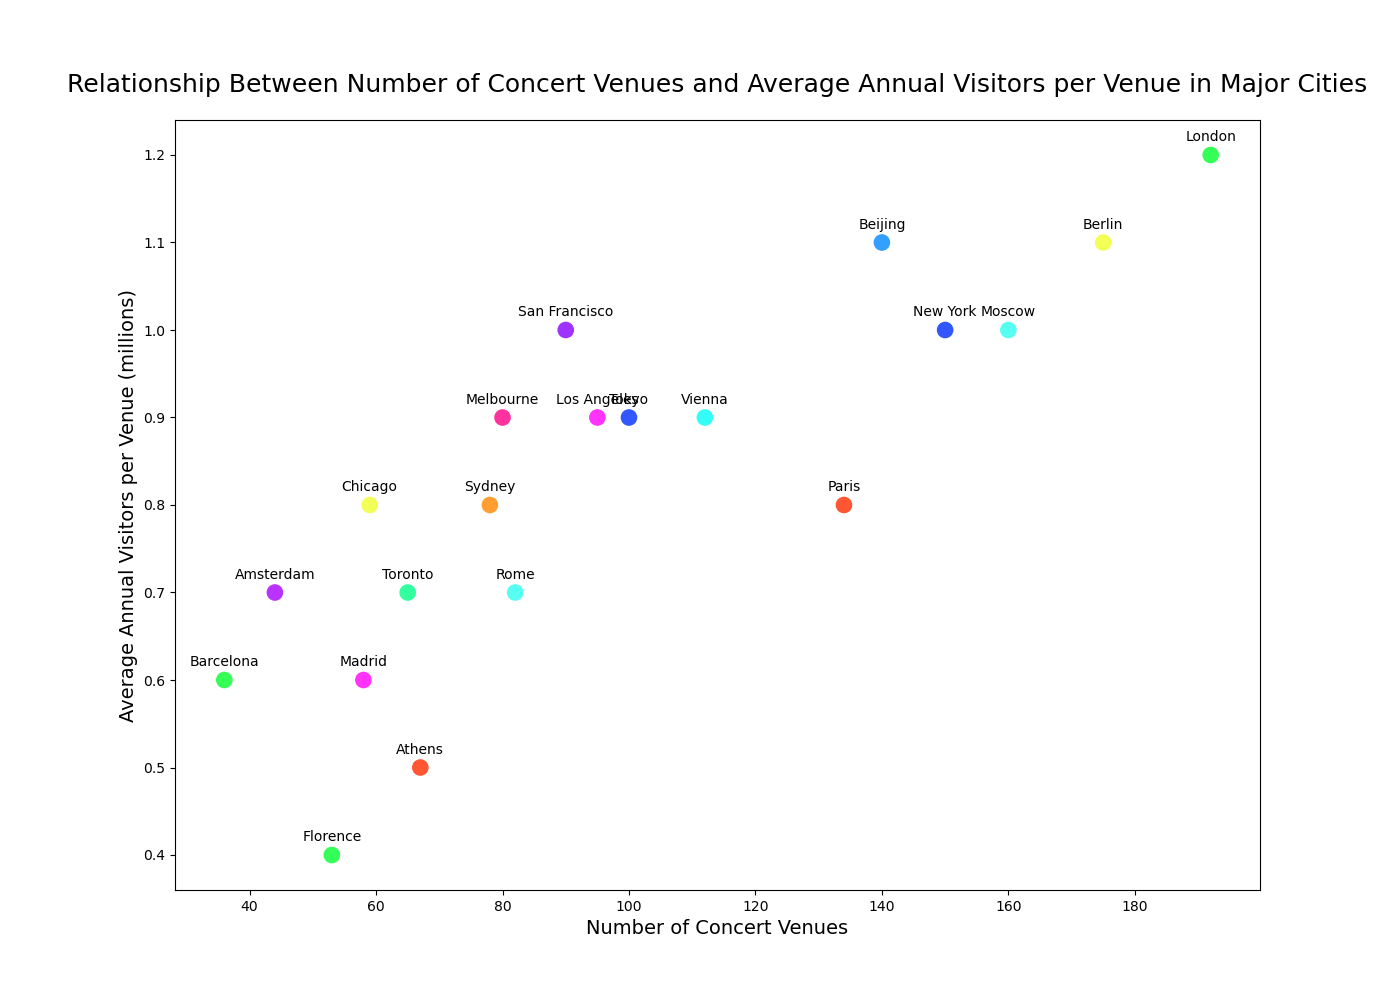

Write Python code to recreate this figure.

import matplotlib.pyplot as plt

# Data for scatterplot
cities = ["Paris", "London", "New York", "Rome", "Berlin", "Madrid", 
          "Vienna", "Amsterdam", "Athens", "Florence", "Tokyo", 
          "Moscow", "Chicago", "Los Angeles", "Barcelona", 
          "Sydney", "Toronto", "San Francisco", "Melbourne", "Beijing"]
number_of_concert_venues = [134, 192, 150, 82, 175, 58, 112, 44, 67, 53, 100, 
                            160, 59, 95, 36, 78, 65, 90, 80, 140]
average_visitors_per_venue = [0.8, 1.2, 1.0, 0.7, 1.1, 0.6, 0.9, 0.7, 0.5, 0.4, 
                              0.9, 1.0, 0.8, 0.9, 0.6, 0.8, 0.7, 1.0, 0.9, 1.1]

# Create scatterplot
plt.figure(figsize=(14, 10))
plt.scatter(number_of_concert_venues, average_visitors_per_venue, c=[
    '#FF5733', '#33FF57', '#3357FF', '#57FFF3', '#F3FF57',
    '#FF33FB', '#33FFF8', '#B833FF', '#FF5733', '#33FF57',
    '#3357FF', '#57FFF3', '#F3FF57', '#FF33FB', '#33FF57',
    '#FF9F33', '#33FF9F', '#9F33FF', '#FF339F', '#339FFF'], s=120)

# Customize plot
plt.title('Relationship Between Number of Concert Venues and Average Annual Visitors per Venue in Major Cities', fontsize=18, pad=20)
plt.xlabel('Number of Concert Venues', fontsize=14)
plt.ylabel('Average Annual Visitors per Venue (millions)', fontsize=14)

# Annotate data points
for i, city in enumerate(cities):
    plt.annotate(city, (number_of_concert_venues[i], average_visitors_per_venue[i]), 
                 textcoords="offset points", xytext=(0,10), ha='center')

# Show plot
plt.show()
